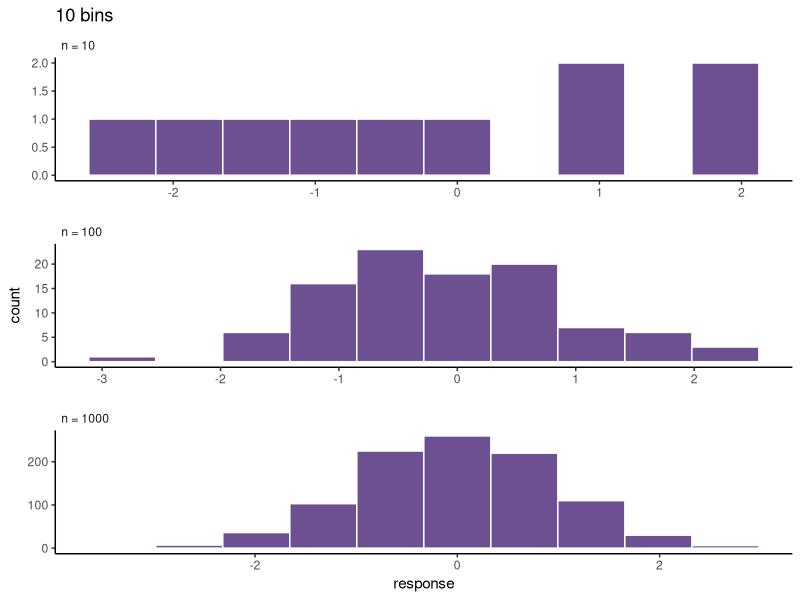
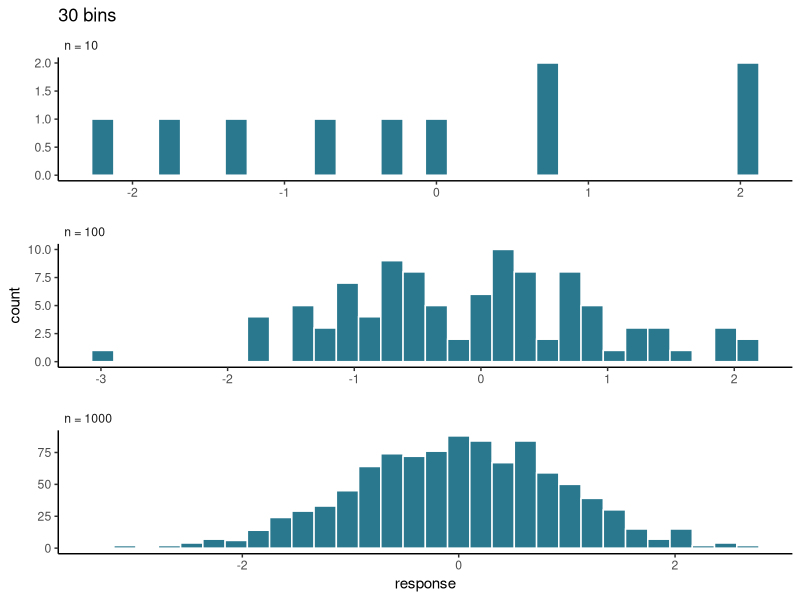
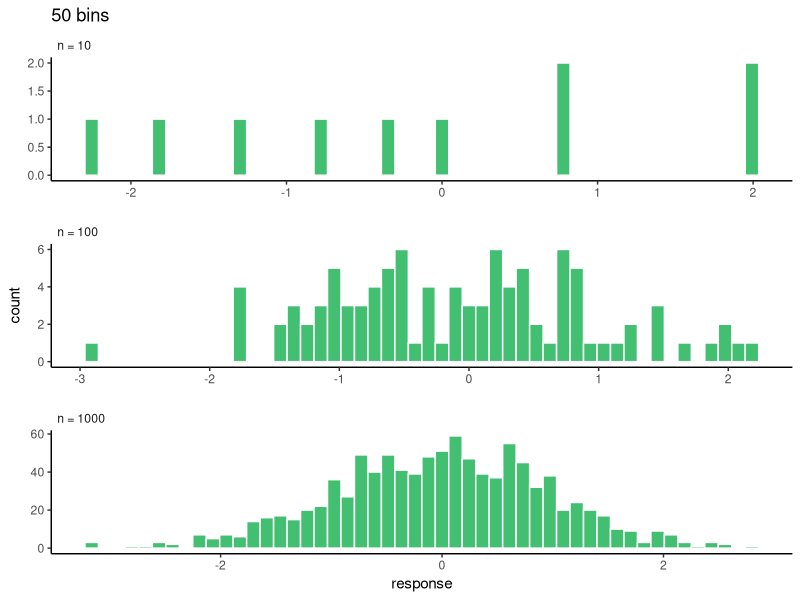
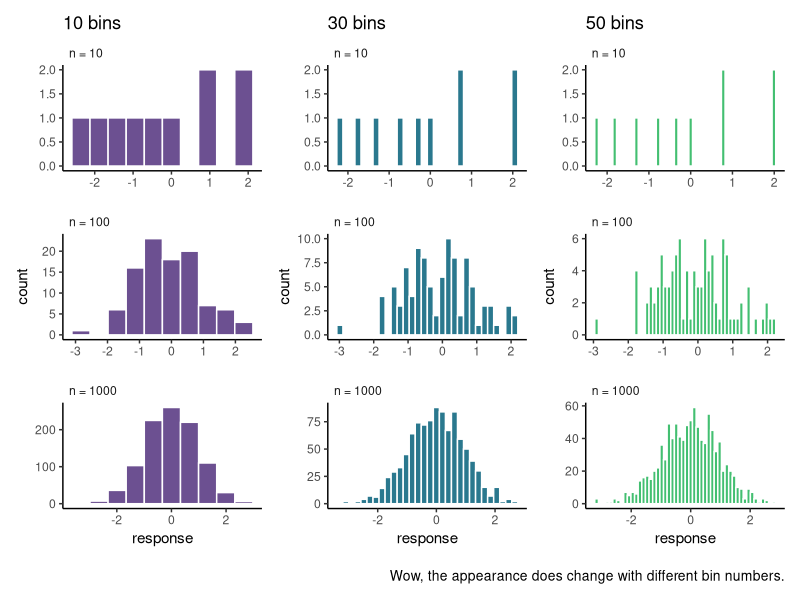
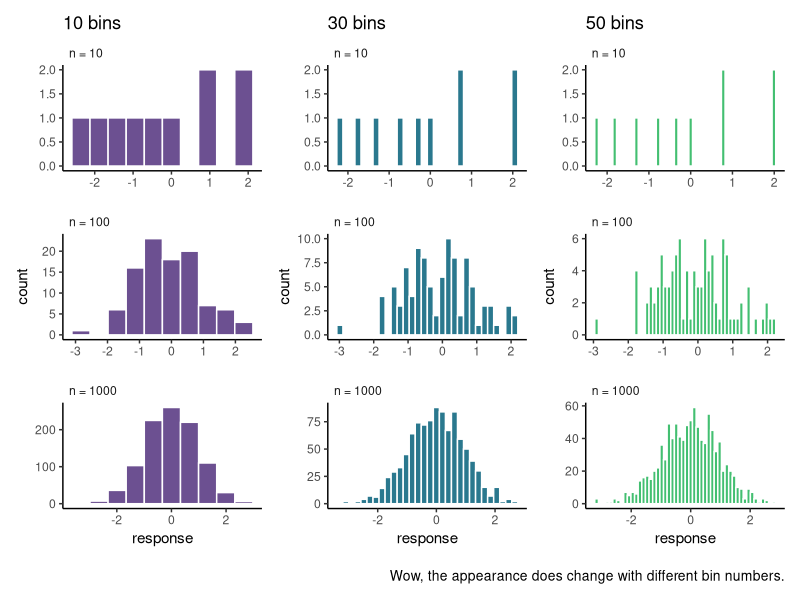
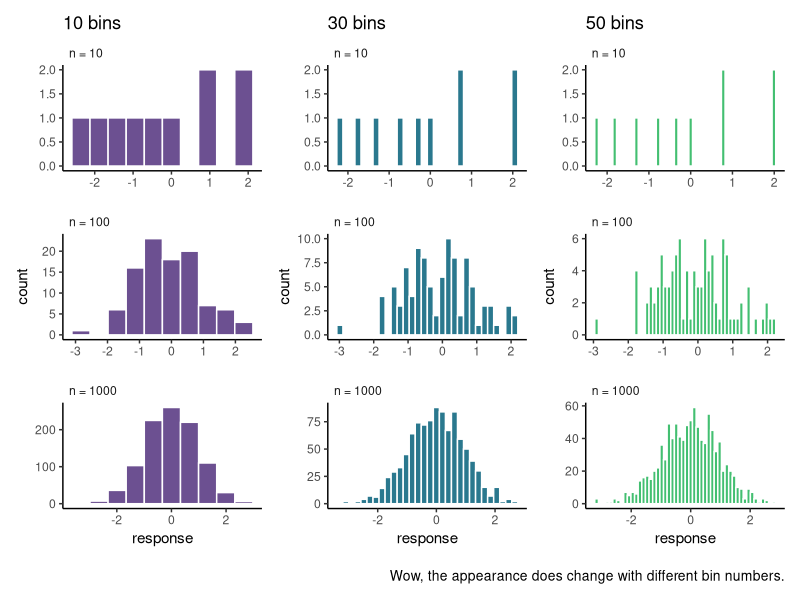

Source code (R) for these figures, in order:
## ---- chunk 1
knitr::opts_chunk$set(echo = TRUE)
## ---- chunk 2
library(tidyverse)
library(RColorBrewer)
library(ggbeeswarm)
library(viridis)
library(patchwork)
## ---- chunk 3
set.seed(666)
## ---- chunk 4
n10 <- data.frame(
  response = rnorm(n = 10)
) %>% 
  mutate(group = "n = 10")

n100 <- data.frame(
  response = rnorm(n = 100)
) %>% 
  mutate(group = "n = 100")

n1000 <- data.frame(
  response = rnorm(n = 1000)
) %>% 
  mutate(group = "n = 1000")
## ---- chunk 5
bins10 <- rbind(
  n10, n100, n1000
) %>% 
  ggplot(aes(x = response)) +
  facet_wrap(~group, scales = "free", ncol = 1) +
  geom_histogram(bins = 10, width = 0.7, color = "white", alpha = 0.8, 
                 fill = viridis(n = 8, begin = 0.1, end = 0.8)[1]) +
  labs(title = "10 bins") +
  theme_classic() + 
  theme(panel.spacing = unit(1, "lines"),
        strip.placement = "outside",
        strip.background = element_blank(),
        strip.text = element_text(hjust = 0)) 

bins10
## ---- chunk 6
bins30 <- rbind(
  n10, n100, n1000
) %>% 
  ggplot(aes(x = response)) +
  facet_wrap(~group, scales = "free", ncol = 1) +
  geom_histogram(bins = 30, width = 0.7, color = "white",
                 fill = viridis(n = 8, begin = 0.1, end = 0.8)[4]) +
  labs(title = "30 bins") +
  theme_classic() + 
  theme(panel.spacing = unit(1, "lines"),
        strip.placement = "outside",
        strip.background = element_blank(),
        strip.text = element_text(hjust = 0)) 

bins30
## ---- chunk 7
bins50 <- rbind(
  n10, n100, n1000
) %>% 
  ggplot(aes(x = response)) +
  facet_wrap(~group, scales = "free", ncol = 1) +
  geom_histogram(bins = 50, width = 0.7, color = "white",
                 fill = viridis(n = 8, begin = 0.1, end = 0.8)[7]) +
  labs(title = "50 bins") +
  theme_classic() + 
  theme(panel.spacing = unit(1, "lines"),
        strip.placement = "outside",
        strip.background = element_blank(),
        strip.text = element_text(hjust = 0))

bins50
## ---- chunk 8
wrap_plots(
  bins10, bins30, bins50 +
    labs(caption = "\nWow, the appearance does change with different bin numbers."),
  ncol = 3
) &
  theme(plot.caption = element_text(size = 10))

ggsave("../Results/Histogram_for_small_n.svg", height = 6, width = 8)
ggsave("../Results/Histogram_for_small_n.png", height = 6, width = 8)
